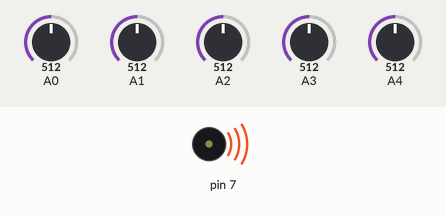
This sketch was run on a simulated Arduino Uno, built with avr-gcc and run on an emulated ATmega328P. Parts: buzzer (waves = sounding). The test bench sets the inputs (shaded band); at power-on: A0 = 512, A1 = 512, A2 = 512, A3 = 512, A4 = 512. What the sketch prints to the serial monitor is not drawn.

Above: at 0.05 s.
Timing chart, 0 to 3.0 s (numbered marks = the images above):
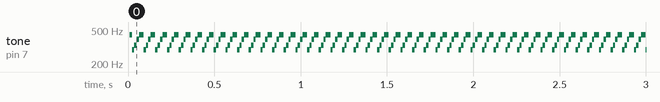

Measured:
- by itself, tone on pin 7: repeats every 0.07 s: 294 Hz 0.01 s, 330 Hz 0.01 s, 392 Hz 0.01 s, 440 Hz 0.03 s

The sketch:

Trevin_keyboard.ino
```cpp
// this is a piano code


#include "pitches.h"

const int threshold = 10;

int notes[] = {
  NOTE_C4, NOTE_D4, NOTE_E4, NOTE_G4, NOTE_A4
};


void setup() {
  // put your setup code here, to run once:
  Serial.begin(9600);

}

void loop() {
//  // put your main code here, to run repeatedly:
//  for (int thisSensor = 0; thisSensor < 5; thisSensor++) {
//    // get a sensor reading:
//    int sensorReading = analogRead(thisSensor);
//
//    // if the sensor is pressed hard enough:
//    if (sensorReading > threshold) {
//      // play the note corresponding to this sensor:
//      tone(7, notes[thisSensor], 20);
//    }
//  }
delay (10);
Cari();
Dori();
Erie();
Gary();
Andy();

}

void Cari() {
  int sensorReading = analogRead(0);
 if (sensorReading > threshold) {
      // play the note corresponding to this sensor:
      tone(7, notes[0], 75);{
      Serial.println ("Hello Cari.");}
}
}
void Dori() {
  int sensorReading = analogRead(1);
 if (sensorReading > threshold) {
      // play the note corresponding to this sensor:
      tone(7, notes[1], 75);{
      Serial.println ("Hello Dori.");}
 }
}
void Erie() {
  int sensorReading = analogRead(2);
 if (sensorReading > threshold) {
      // play the note corresponding to this sensor:
      tone(7, notes[2], 75);{
      Serial.println ("Hello Erie.");}
}
}
void Gary() {
  int sensorReading = analogRead(3);
 if (sensorReading > threshold) {
      // play the note corresponding to this sensor:
      tone(7, notes[3], 75);{
      Serial.println ("Hello Gary.");}
}
}
void Andy() {
  int sensorReading = analogRead(4);
 if (sensorReading > threshold) {
      // play the note corresponding to this sensor:
      tone(7, notes[4], 75);{
      Serial.println ("Hello Andy.");}
}
}
```

pitches.h
```cpp
/*************************************************

 * Public Constants

 *************************************************/
#define NOTE_A0  28
#define NOTE_B0  31
#define NOTE_C1  33
#define NOTE_CS1 35
#define NOTE_D1  37
#define NOTE_DS1 39
#define NOTE_E1  41
#define NOTE_F1  44
#define NOTE_FS1 46
#define NOTE_G1  49
#define NOTE_GS1 52
#define NOTE_A1  55
#define NOTE_AS1 58
#define NOTE_B1  62
#define NOTE_C2  65
#define NOTE_CS2 69
#define NOTE_D2  73
#define NOTE_DS2 78
#define NOTE_E2  82
#define NOTE_F2  87
#define NOTE_FS2 93
#define NOTE_G2  98
#define NOTE_GS2 104
#define NOTE_A2  110
#define NOTE_AS2 117
#define NOTE_B2  123
#define NOTE_C3  131
#define NOTE_CS3 139
#define NOTE_D3  147
#define NOTE_DS3 156
#define NOTE_E3  165
#define NOTE_F3  175
#define NOTE_FS3 185
#define NOTE_G3  196
#define NOTE_GS3 208
#define NOTE_A3  220
#define NOTE_AS3 233
#define NOTE_B3  247
#define NOTE_C4  262
#define NOTE_CS4 277
#define NOTE_D4  294
#define NOTE_DS4 311
#define NOTE_E4  330
#define NOTE_F4  349
#define NOTE_FS4 370
#define NOTE_G4  392
#define NOTE_GS4 415
#define NOTE_A4  440
#define NOTE_AS4 466
#define NOTE_B4  494
#define NOTE_C5  523
#define NOTE_CS5 554
#define NOTE_D5  587
#define NOTE_DS5 622
#define NOTE_E5  659
#define NOTE_F5  698
#define NOTE_FS5 740
#define NOTE_G5  784
#define NOTE_GS5 831
#define NOTE_A5  880
#define NOTE_AS5 932
#define NOTE_B5  988
#define NOTE_C6  1047
#define NOTE_CS6 1109
#define NOTE_D6  1175
#define NOTE_DS6 1245
#define NOTE_E6  1319
#define NOTE_F6  1397
#define NOTE_FS6 1480
#define NOTE_G6  1568
#define NOTE_GS6 1661
#define NOTE_A6  1760
#define NOTE_AS6 1865
#define NOTE_B6  1976
#define NOTE_C7  2093
#define NOTE_CS7 2217
#define NOTE_D7  2349
#define NOTE_DS7 2489
#define NOTE_E7  2637
#define NOTE_F7  2794
#define NOTE_FS7 2960
#define NOTE_G7  3136
#define NOTE_GS7 3322
#define NOTE_A7  3520
#define NOTE_AS7 3729
#define NOTE_B7  3951
#define NOTE_C8  4186
#define NOTE_CS8 4435
#define NOTE_D8  4699
#define NOTE_DS8 4978
```
